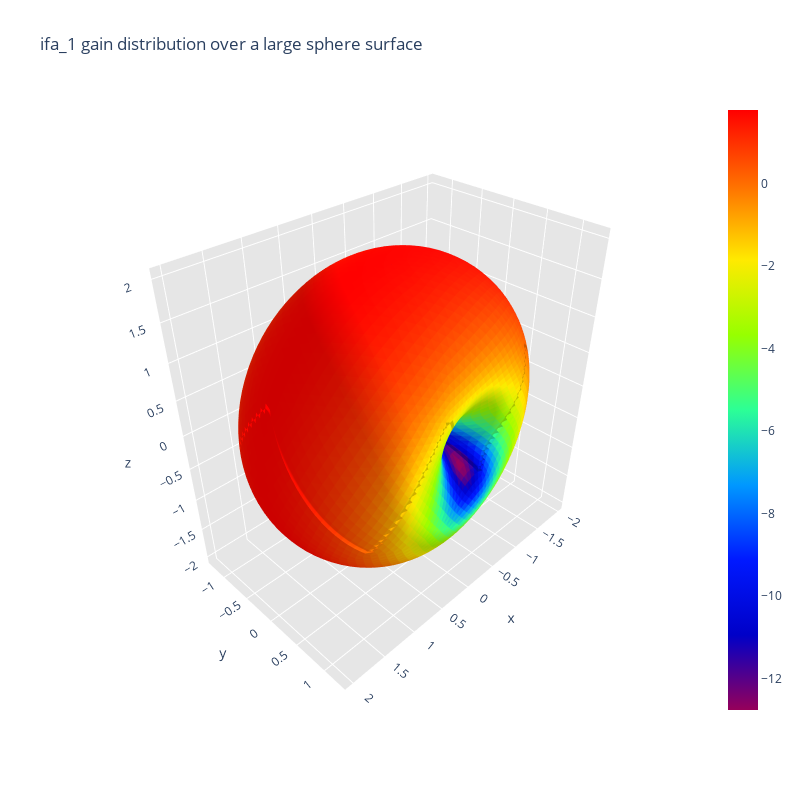

Notebook source saved alongside this figure:
### Code cell
# Step 2: Radiation intensity distribution over a sphere
from efield.efield2 import radiation_intensity_distribution_over_sphere_surface
from efield.efield3 import antenna_directivity_pattern

# Dense mesh for a sphere used in radiation calculations
filename_sphere_dense = '../../data/sphere_mesh/sphere_dense.mat'

ifa_1_mesh2_mat = 'data/antennas_mesh2/ifa_1_mesh2.mat'
ifa_1_current_mat = 'data/antennas_current/ifa_1_current.mat'
ifa_1_gain_power_mat = 'data/antennas_gain_power/ifa_1_gain_power.mat'

print("Calculating radiation intensity distribution over sphere surface...")
radiation_intensity_distribution_over_sphere_surface(ifa_1_mesh2_mat, ifa_1_current_mat, filename_sphere_dense, radiation=True)

# Step 3: Generate antenna directivity pattern
print("Generating antenna directivity pattern...")
antenna_directivity_pattern(ifa_1_mesh2_mat, ifa_1_current_mat, ifa_1_gain_power_mat, radiation=True)

### Figure 1 — Plotly figure (JSON) as saved in the notebook; plotly's stock layout.template omitted (floating-point values rounded to 4 significant figures; data arrays with more than 128 entries replaced by an {"elided": "..."} marker saying what was removed)
{"data": [{"facecolor": {"elided": "8000 str values"}, "i": {"elided": "8000 int values"}, "j": {"elided": "8000 int values"}, "k": {"elided": "8000 int values"}, "name": "", "type": "mesh3d", "x": {"elided": "4002 float values"}, "y": {"elided": "4002 float values"}, "z": {"elided": "4002 float values"}}, {"hoverinfo": "none", "marker": {"color": [-12.76, 1.787], "colorscale": [[0, "rgb(150, 0, 90)"], [0.125, "rgb(0, 0, 200)"], [0.25, "rgb(0, 25, 255)"], [0.375, "rgb(0, 152, 255)"], [0.5, "rgb(44, 255, 150)"], [0.625, "rgb(151, 255, 0)"], [0.75, "rgb(255, 234, 0)"], [0.875, "rgb(255, 111, 0)"], [1, "rgb(255, 0, 0)"]], "showscale": true, "size": 0.1}, "mode": "markers", "showlegend": false, "type": "scatter3d", "x": [0.1232], "y": [0.08951], "z": [1.988]}], "layout": {"height": 800, "scene": {"aspectratio": {"x": 0.9934, "y": 0.6379, "z": 1}, "xaxis": {"backgroundcolor": "rgb(230, 230, 230)", "gridcolor": "rgb(255, 255, 255)", "showbackground": true, "zerolinecolor": "rgb(255, 255, 255)"}, "yaxis": {"backgroundcolor": "rgb(230, 230, 230)", "gridcolor": "rgb(255, 255, 255)", "showbackground": true, "zerolinecolor": "rgb(255, 255, 255)"}, "zaxis": {"backgroundcolor": "rgb(230, 230, 230)", "gridcolor": "rgb(255, 255, 255)", "showbackground": true, "zerolinecolor": "rgb(255, 255, 255)"}}, "title": {"text": "ifa_1 gain distribution over a large sphere surface"}, "width": 800}}
